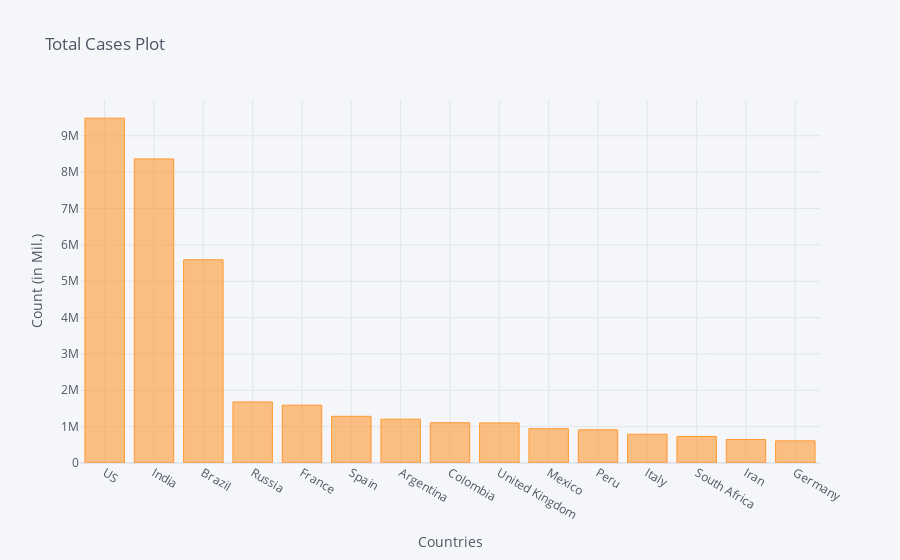

The notebook cell this image was saved under:
### Code cell
corona_dframe_agg_plot.iplot(kind='bar', x='Country/Region', y='11/4/20',
                             title='Total Cases Plot',xTitle='Countries',yTitle='Count (in Mil.)')

### Figure 1 — Plotly figure (JSON) as saved in the notebook; plotly's stock layout.template omitted (floating-point values rounded to 4 significant figures)
{"data": [{"marker": {"color": "rgba(255, 153, 51, 0.6)", "line": {"color": "rgba(255, 153, 51, 1.0)", "width": 1}}, "name": "11/4/20", "orientation": "v", "text": "", "type": "bar", "x": ["US", "India", "Brazil", "Russia", "France", "Spain", "Argentina", "Colombia", "United Kingdom", "Mexico", "Peru", "Italy", "South Africa", "Iran", "Germany"], "y": [9485448, 8364086, 5590025, 1680579, 1591152, 1284408, 1205928, 1108086, 1102305, 943630, 911787, 790377, 730548, 646164, 608611]}], "layout": {"legend": {"bgcolor": "#F5F6F9", "font": {"color": "#4D5663"}}, "paper_bgcolor": "#F5F6F9", "plot_bgcolor": "#F5F6F9", "title": {"font": {"color": "#4D5663"}, "text": "Total Cases Plot"}, "xaxis": {"gridcolor": "#E1E5ED", "showgrid": true, "tickfont": {"color": "#4D5663"}, "title": {"font": {"color": "#4D5663"}, "text": "Countries"}, "zerolinecolor": "#E1E5ED"}, "yaxis": {"gridcolor": "#E1E5ED", "showgrid": true, "tickfont": {"color": "#4D5663"}, "title": {"font": {"color": "#4D5663"}, "text": "Count (in Mil.)"}, "zerolinecolor": "#E1E5ED"}}}
